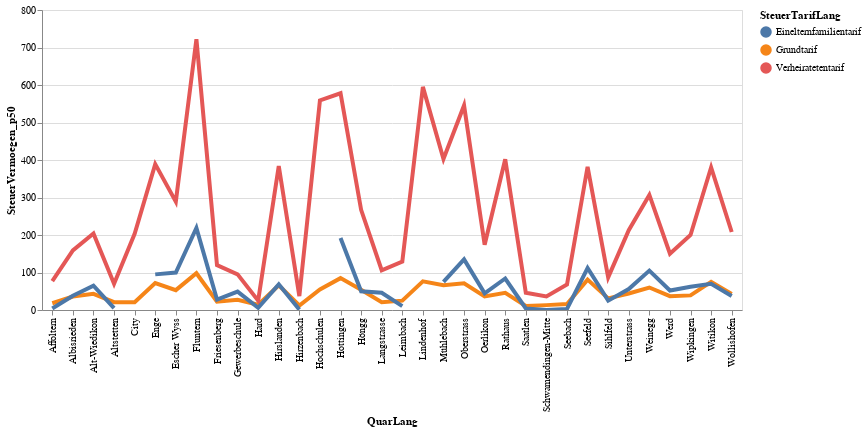

The code cell stored with this chart in its notebook:
### Code cell
# df_statzonen = df_statzonen[(df_statzonen.knr>0) & (df_statzonen.qname!="Hirslanden")]
#aktuellesJahr[[aktuellesJahr.KreisSort =7]])
highlight = alt.selection(type='single', on='mouseover',
                          fields=['SteuerTarifLang'], nearest=True)
#x='date:StichtagDatJahr',
base = alt.Chart(myGraph).encode(
    x='QuarLang',
    y='SteuerVermoegen_p50',
    color='SteuerTarifLang'
)

points = base.mark_circle().encode(
    opacity=alt.value(0)
).add_selection(
    highlight
).properties(
    width=700 , height=300
)
lines = base.mark_line().encode(
    size=alt.condition(~highlight, alt.value(1.5), alt.value(4))
).interactive()

points + lines

### Figure 1 — Vega-Lite specification as saved in the notebook (floating-point values rounded to 4 significant figures)
{"config": {"view": {"continuousWidth": 400, "continuousHeight": 300}}, "layer": [{"mark": "circle", "encoding": {"color": {"type": "nominal", "field": "SteuerTarifLang"}, "opacity": {"value": 0}, "x": {"type": "nominal", "field": "QuarLang"}, "y": {"type": "quantitative", "field": "SteuerVermoegen_p50"}}, "height": 300, "selection": {"selector003": {"type": "single", "on": "mouseover", "fields": ["SteuerTarifLang"], "nearest": true}}, "width": 700}, {"mark": "line", "encoding": {"color": {"type": "nominal", "field": "SteuerTarifLang"}, "size": {"condition": {"value": 1.5, "selection": {"not": "selector003"}}, "value": 4}, "x": {"type": "nominal", "field": "QuarLang"}, "y": {"type": "quantitative", "field": "SteuerVermoegen_p50"}}, "selection": {"selector004": {"type": "interval", "bind": "scales", "encodings": ["x", "y"]}}}], "data": {"name": "data-42491202dfcc8109569b6e2527bfa475"}, "$schema": "https://vega.github.io/schema/vega-lite/v4.8.1.json", "datasets": {"data-42491202dfcc8109569b6e2527bfa475": [{"SteuerJahr": "2018-01-01T00:00:00", "QuarSort": 11, "QuarLang": "Rathaus", "SteuerTarifSort": 0, "SteuerTarifLang": "Grundtarif", "SteuerVermoegen_p50": 46.0, "SteuerVermoegen_p25": 2.0, "SteuerVermoegen_p75": 280.0}, {"SteuerJahr": "2018-01-01T00:00:00", "QuarSort": 11, "QuarLang": "Rathaus", "SteuerTarifSort": 1, "SteuerTarifLang": "Verheiratetentarif", "SteuerVermoegen_p50": 402.0, "SteuerVermoegen_p25": 80.0, "SteuerVermoegen_p75": 1557.0}, {"SteuerJahr": "2018-01-01T00:00:00", "QuarSort": 11, "QuarLang": "Rathaus", "SteuerTarifSort": 2, "SteuerTarifLang": "Einelternfamilientarif", "SteuerVermoegen_p50": 84.0, "SteuerVermoegen_p25": 2.0, "SteuerVermoegen_p75": 554.0}, {"SteuerJahr": "2018-01-01T00:00:00", "QuarSort": 12, "QuarLang": "Hochschulen", "SteuerTarifSort": 0, "SteuerTarifLang": "Grundtarif", "SteuerVermoegen_p50": 55.0, "SteuerVermoegen_p25": 5.0, "SteuerVermoegen_p75": 311.0}, {"SteuerJahr": "2018-01-01T00:00:00", "QuarSort": 12, "QuarLang": "Hochschulen", "SteuerTarifSort": 1, "SteuerTarifLang": "Verheiratetentarif", "SteuerVermoegen_p50": 559.0, "SteuerVermoegen_p25": 174.5, "SteuerVermoegen_p75": 2045.0}, {"SteuerJahr": "2018-01-01T00:00:00", "QuarSort": 12, "QuarLang": "Hochschulen", "SteuerTarifSort": 2, "SteuerTarifLang": "Einelternfamilientarif", "SteuerVermoegen_p50": null, "SteuerVermoegen_p25": null, "SteuerVermoegen_p75": null}, {"SteuerJahr": "2018-01-01T00:00:00", "QuarSort": 13, "QuarLang": "Lindenhof", "SteuerTarifSort": 0, "SteuerTarifLang": "Grundtarif", "SteuerVermoegen_p50": 76.5, "SteuerVermoegen_p25": 5.0, "SteuerVermoegen_p75": 402.0}, {"SteuerJahr": "2018-01-01T00:00:00", "QuarSort": 13, "QuarLang": "Lindenhof", "SteuerTarifSort": 1, "SteuerTarifLang": "Verheiratetentarif", "SteuerVermoegen_p50": 595.0, "SteuerVermoegen_p25": 165.0, "SteuerVermoegen_p75": 1954.0}, {"SteuerJahr": "2018-01-01T00:00:00", "QuarSort": 13, "QuarLang": "Lindenhof", "SteuerTarifSort": 2, "SteuerTarifLang": "Einelternfamilientarif", "SteuerVermoegen_p50": null, "SteuerVermoegen_p25": null, "SteuerVermoegen_p75": null}, {"SteuerJahr": "2018-01-01T00:00:00", "QuarSort": 14, "QuarLang": "City", "SteuerTarifSort": 0, "SteuerTarifLang": "Grundtarif", "SteuerVermoegen_p50": 21.0, "SteuerVermoegen_p25": 1.0, "SteuerVermoegen_p75": 163.0}, {"SteuerJahr": "2018-01-01T00:00:00", "QuarSort": 14, "QuarLang": "City", "SteuerTarifSort": 1, "SteuerTarifLang": "Verheiratetentarif", "SteuerVermoegen_p50": 203.0, "SteuerVermoegen_p25": 42.0, "SteuerVermoegen_p75": 844.0}, {"SteuerJahr": "2018-01-01T00:00:00", "QuarSort": 14, "QuarLang": "City", "SteuerTarifSort": 2, "SteuerTarifLang": "Einelternfamilientarif", "SteuerVermoegen_p50": null, "SteuerVermoegen_p25": null, "SteuerVermoegen_p75": null}, {"SteuerJahr": "2018-01-01T00:00:00", "QuarSort": 21, "QuarLang": "Wollishofen", "SteuerTarifSort": 0, "SteuerTarifLang": "Grundtarif", "SteuerVermoegen_p50": 43.0, "SteuerVermoegen_p25": 4.0, "SteuerVermoegen_p75": 197.0}, {"SteuerJahr": "2018-01-01T00:00:00", "QuarSort": 21, "QuarLang": "Wollishofen", "SteuerTarifSort": 1, "SteuerTarifLang": "Verheiratetentarif", "SteuerVermoegen_p50": 208.0, "SteuerVermoegen_p25": 40.0, "SteuerVermoegen_p75": 629.0}, {"SteuerJahr": "2018-01-01T00:00:00", "QuarSort": 21, "QuarLang": "Wollishofen", "SteuerTarifSort": 2, "SteuerTarifLang": "Einelternfamilientarif", "SteuerVermoegen_p50": 37.5, "SteuerVermoegen_p25": 2.0, "SteuerVermoegen_p75": 185.0}, {"SteuerJahr": "2018-01-01T00:00:00", "QuarSort": 23, "QuarLang": "Leimbach", "SteuerTarifSort": 0, "SteuerTarifLang": "Grundtarif", "SteuerVermoegen_p50": 25.0, "SteuerVermoegen_p25": 0.0, "SteuerVermoegen_p75": 152.0}, {"SteuerJahr": "2018-01-01T00:00:00", "QuarSort": 23, "QuarLang": "Leimbach", "SteuerTarifSort": 1, "SteuerTarifLang": "Verheiratetentarif", "SteuerVermoegen_p50": 129.0, "SteuerVermoegen_p25": 13.0, "SteuerVermoegen_p75": 435.0}, {"SteuerJahr": "2018-01-01T00:00:00", "QuarSort": 23, "QuarLang": "Leimbach", "SteuerTarifSort": 2, "SteuerTarifLang": "Einelternfamilientarif", "SteuerVermoegen_p50": 10.5, "SteuerVermoegen_p25": 0.0, "SteuerVermoegen_p75": 96.5}, {"SteuerJahr": "2018-01-01T00:00:00", "QuarSort": 24, "QuarLang": "Enge", "SteuerTarifSort": 0, "SteuerTarifLang": "Grundtarif", "SteuerVermoegen_p50": 72.0, "SteuerVermoegen_p25": 8.0, "SteuerVermoegen_p75": 330.0}, {"SteuerJahr": "2018-01-01T00:00:00", "QuarSort": 24, "QuarLang": "Enge", "SteuerTarifSort": 1, "SteuerTarifLang": "Verheiratetentarif", "SteuerVermoegen_p50": 389.0, "SteuerVermoegen_p25": 98.0, "SteuerVermoegen_p75": 1177.0}, {"SteuerJahr": "2018-01-01T00:00:00", "QuarSort": 24, "QuarLang": "Enge", "SteuerTarifSort": 2, "SteuerTarifLang": "Einelternfamilientarif", "SteuerVermoegen_p50": 95.0, "SteuerVermoegen_p25": 13.0, "SteuerVermoegen_p75": 289.0}, {"SteuerJahr": "2018-01-01T00:00:00", "QuarSort": 31, "QuarLang": "Alt-Wiedikon", "SteuerTarifSort": 0, "SteuerTarifLang": "Grundtarif", "SteuerVermoegen_p50": 43.0, "SteuerVermoegen_p25": 3.0, "SteuerVermoegen_p75": 181.0}, {"SteuerJahr": "2018-01-01T00:00:00", "QuarSort": 31, "QuarLang": "Alt-Wiedikon", "SteuerTarifSort": 1, "SteuerTarifLang": "Verheiratetentarif", "SteuerVermoegen_p50": 204.0, "SteuerVermoegen_p25": 28.0, "SteuerVermoegen_p75": 631.5}, {"SteuerJahr": "2018-01-01T00:00:00", "QuarSort": 31, "QuarLang": "Alt-Wiedikon", "SteuerTarifSort": 2, "SteuerTarifLang": "Einelternfamilientarif", "SteuerVermoegen_p50": 65.0, "SteuerVermoegen_p25": 8.0, "SteuerVermoegen_p75": 282.0}, {"SteuerJahr": "2018-01-01T00:00:00", "QuarSort": 33, "QuarLang": "Friesenberg", "SteuerTarifSort": 0, "SteuerTarifLang": "Grundtarif", "SteuerVermoegen_p50": 22.0, "SteuerVermoegen_p25": 0.0, "SteuerVermoegen_p75": 114.0}, {"SteuerJahr": "2018-01-01T00:00:00", "QuarSort": 33, "QuarLang": "Friesenberg", "SteuerTarifSort": 1, "SteuerTarifLang": "Verheiratetentarif", "SteuerVermoegen_p50": 119.5, "SteuerVermoegen_p25": 15.0, "SteuerVermoegen_p75": 342.0}, {"SteuerJahr": "2018-01-01T00:00:00", "QuarSort": 33, "QuarLang": "Friesenberg", "SteuerTarifSort": 2, "SteuerTarifLang": "Einelternfamilientarif", "SteuerVermoegen_p50": 28.0, "SteuerVermoegen_p25": 0.0, "SteuerVermoegen_p75": 113.0}, {"SteuerJahr": "2018-01-01T00:00:00", "QuarSort": 34, "QuarLang": "Sihlfeld", "SteuerTarifSort": 0, "SteuerTarifLang": "Grundtarif", "SteuerVermoegen_p50": 31.0, "SteuerVermoegen_p25": 1.0, "SteuerVermoegen_p75": 131.0}, {"SteuerJahr": "2018-01-01T00:00:00", "QuarSort": 34, "QuarLang": "Sihlfeld", "SteuerTarifSort": 1, "SteuerTarifLang": "Verheiratetentarif", "SteuerVermoegen_p50": 87.0, "SteuerVermoegen_p25": 3.0, "SteuerVermoegen_p75": 315.0}, {"SteuerJahr": "2018-01-01T00:00:00", "QuarSort": 34, "QuarLang": "Sihlfeld", "SteuerTarifSort": 2, "SteuerTarifLang": "Einelternfamilientarif", "SteuerVermoegen_p50": 25.0, "SteuerVermoegen_p25": 0.0, "SteuerVermoegen_p75": 128.0}, {"SteuerJahr": "2018-01-01T00:00:00", "QuarSort": 41, "QuarLang": "Werd", "SteuerTarifSort": 0, "SteuerTarifLang": "Grundtarif", "SteuerVermoegen_p50": 37.0, "SteuerVermoegen_p25": 2.0, "SteuerVermoegen_p75": 146.0}, {"SteuerJahr": "2018-01-01T00:00:00", "QuarSort": 41, "QuarLang": "Werd", "SteuerTarifSort": 1, "SteuerTarifLang": "Verheiratetentarif", "SteuerVermoegen_p50": 150.0, "SteuerVermoegen_p25": 6.0, "SteuerVermoegen_p75": 472.0}, {"SteuerJahr": "2018-01-01T00:00:00", "QuarSort": 41, "QuarLang": "Werd", "SteuerTarifSort": 2, "SteuerTarifLang": "Einelternfamilientarif", "SteuerVermoegen_p50": 52.0, "SteuerVermoegen_p25": 6.0, "SteuerVermoegen_p75": 169.0}, {"SteuerJahr": "2018-01-01T00:00:00", "QuarSort": 42, "QuarLang": "Langstrasse", "SteuerTarifSort": 0, "SteuerTarifLang": "Grundtarif", "SteuerVermoegen_p50": 21.0, "SteuerVermoegen_p25": 0.0, "SteuerVermoegen_p75": 101.0}, {"SteuerJahr": "2018-01-01T00:00:00", "QuarSort": 42, "QuarLang": "Langstrasse", "SteuerTarifSort": 1, "SteuerTarifLang": "Verheiratetentarif", "SteuerVermoegen_p50": 106.0, "SteuerVermoegen_p25": 4.0, "SteuerVermoegen_p75": 444.0}, {"SteuerJahr": "2018-01-01T00:00:00", "QuarSort": 42, "QuarLang": "Langstrasse", "SteuerTarifSort": 2, "SteuerTarifLang": "Einelternfamilientarif", "SteuerVermoegen_p50": 46.0, "SteuerVermoegen_p25": 0.0, "SteuerVermoegen_p75": 178.0}, {"SteuerJahr": "2018-01-01T00:00:00", "QuarSort": 44, "QuarLang": "Hard", "SteuerTarifSort": 0, "SteuerTarifLang": "Grundtarif", "SteuerVermoegen_p50": 14.0, "SteuerVermoegen_p25": 0.0, "SteuerVermoegen_p75": 77.0}, {"SteuerJahr": "2018-01-01T00:00:00", "QuarSort": 44, "QuarLang": "Hard", "SteuerTarifSort": 1, "SteuerTarifLang": "Verheiratetentarif", "SteuerVermoegen_p50": 25.0, "SteuerVermoegen_p25": 0.0, "SteuerVermoegen_p75": 138.0}, {"SteuerJahr": "2018-01-01T00:00:00", "QuarSort": 44, "QuarLang": "Hard", "SteuerTarifSort": 2, "SteuerTarifLang": "Einelternfamilientarif", "SteuerVermoegen_p50": 6.0, "SteuerVermoegen_p25": 0.0, "SteuerVermoegen_p75": 64.0}, {"SteuerJahr": "2018-01-01T00:00:00", "QuarSort": 51, "QuarLang": "Gewerbeschule", "SteuerTarifSort": 0, "SteuerTarifLang": "Grundtarif", "SteuerVermoegen_p50": 27.0, "SteuerVermoegen_p25": 1.0, "SteuerVermoegen_p75": 127.0}, {"SteuerJahr": "2018-01-01T00:00:00", "QuarSort": 51, "QuarLang": "Gewerbeschule", "SteuerTarifSort": 1, "SteuerTarifLang": "Verheiratetentarif", "SteuerVermoegen_p50": 95.0, "SteuerVermoegen_p25": 1.0, "SteuerVermoegen_p75": 357.5}, {"SteuerJahr": "2018-01-01T00:00:00", "QuarSort": 51, "QuarLang": "Gewerbeschule", "SteuerTarifSort": 2, "SteuerTarifLang": "Einelternfamilientarif", "SteuerVermoegen_p50": 49.0, "SteuerVermoegen_p25": 1.0, "SteuerVermoegen_p75": 166.0}, {"SteuerJahr": "2018-01-01T00:00:00", "QuarSort": 52, "QuarLang": "Escher Wyss", "SteuerTarifSort": 0, "SteuerTarifLang": "Grundtarif", "SteuerVermoegen_p50": 53.0, "SteuerVermoegen_p25": 6.5, "SteuerVermoegen_p75": 199.0}, {"SteuerJahr": "2018-01-01T00:00:00", "QuarSort": 52, "QuarLang": "Escher Wyss", "SteuerTarifSort": 1, "SteuerTarifLang": "Verheiratetentarif", "SteuerVermoegen_p50": 289.0, "SteuerVermoegen_p25": 84.0, "SteuerVermoegen_p75": 769.0}, {"SteuerJahr": "2018-01-01T00:00:00", "QuarSort": 52, "QuarLang": "Escher Wyss", "SteuerTarifSort": 2, "SteuerTarifLang": "Einelternfamilientarif", "SteuerVermoegen_p50": 100.0, "SteuerVermoegen_p25": 6.0, "SteuerVermoegen_p75": 323.0}, {"SteuerJahr": "2018-01-01T00:00:00", "QuarSort": 61, "QuarLang": "Unterstrass", "SteuerTarifSort": 0, "SteuerTarifLang": "Grundtarif", "SteuerVermoegen_p50": 44.0, "SteuerVermoegen_p25": 4.0, "SteuerVermoegen_p75": 182.0}, {"SteuerJahr": "2018-01-01T00:00:00", "QuarSort": 61, "QuarLang": "Unterstrass", "SteuerTarifSort": 1, "SteuerTarifLang": "Verheiratetentarif", "SteuerVermoegen_p50": 213.0, "SteuerVermoegen_p25": 46.0, "SteuerVermoegen_p75": 621.0}, {"SteuerJahr": "2018-01-01T00:00:00", "QuarSort": 61, "QuarLang": "Unterstrass", "SteuerTarifSort": 2, "SteuerTarifLang": "Einelternfamilientarif", "SteuerVermoegen_p50": 56.0, "SteuerVermoegen_p25": 4.0, "SteuerVermoegen_p75": 185.0}, {"SteuerJahr": "2018-01-01T00:00:00", "QuarSort": 63, "QuarLang": "Oberstrass", "SteuerTarifSort": 0, "SteuerTarifLang": "Grundtarif", "SteuerVermoegen_p50": 71.0, "SteuerVermoegen_p25": 10.0, "SteuerVermoegen_p75": 329.0}, {"SteuerJahr": "2018-01-01T00:00:00", "QuarSort": 63, "QuarLang": "Oberstrass", "SteuerTarifSort": 1, "SteuerTarifLang": "Verheiratetentarif", "SteuerVermoegen_p50": 545.5, "SteuerVermoegen_p25": 151.0, "SteuerVermoegen_p75": 1652.0}, {"SteuerJahr": "2018-01-01T00:00:00", "QuarSort": 63, "QuarLang": "Oberstrass", "SteuerTarifSort": 2, "SteuerTarifLang": "Einelternfamilientarif", "SteuerVermoegen_p50": 135.0, "SteuerVermoegen_p25": 27.0, "SteuerVermoegen_p75": 441.5}, {"SteuerJahr": "2018-01-01T00:00:00", "QuarSort": 71, "QuarLang": "Fluntern", "SteuerTarifSort": 0, "SteuerTarifLang": "Grundtarif", "SteuerVermoegen_p50": 98.0, "SteuerVermoegen_p25": 10.0, "SteuerVermoegen_p75": 522.0}, {"SteuerJahr": "2018-01-01T00:00:00", "QuarSort": 71, "QuarLang": "Fluntern", "SteuerTarifSort": 1, "SteuerTarifLang": "Verheiratetentarif", "SteuerVermoegen_p50": 722.0, "SteuerVermoegen_p25": 198.0, "SteuerVermoegen_p75": 2449.0}, {"SteuerJahr": "2018-01-01T00:00:00", "QuarSort": 71, "QuarLang": "Fluntern", "SteuerTarifSort": 2, "SteuerTarifLang": "Einelternfamilientarif", "SteuerVermoegen_p50": 219.0, "SteuerVermoegen_p25": 31.0, "SteuerVermoegen_p75": 719.0}, {"SteuerJahr": "2018-01-01T00:00:00", "QuarSort": 72, "QuarLang": "Hottingen", "SteuerTarifSort": 0, "SteuerTarifLang": "Grundtarif", "SteuerVermoegen_p50": 85.0, "SteuerVermoegen_p25": 10.0, "SteuerVermoegen_p75": 423.0}, {"SteuerJahr": "2018-01-01T00:00:00", "QuarSort": 72, "QuarLang": "Hottingen", "SteuerTarifSort": 1, "SteuerTarifLang": "Verheiratetentarif", "SteuerVermoegen_p50": 578.0, "SteuerVermoegen_p25": 161.0, "SteuerVermoegen_p75": 1808.0}, {"SteuerJahr": "2018-01-01T00:00:00", "QuarSort": 72, "QuarLang": "Hottingen", "SteuerTarifSort": 2, "SteuerTarifLang": "Einelternfamilientarif", "SteuerVermoegen_p50": 192.0, "SteuerVermoegen_p25": 41.0, "SteuerVermoegen_p75": 576.0}, {"SteuerJahr": "2018-01-01T00:00:00", "QuarSort": 73, "QuarLang": "Hirslanden", "SteuerTarifSort": 0, "SteuerTarifLang": "Grundtarif", "SteuerVermoegen_p50": 66.0, "SteuerVermoegen_p25": 10.0, "SteuerVermoegen_p75": 308.0}, {"SteuerJahr": "2018-01-01T00:00:00", "QuarSort": 73, "QuarLang": "Hirslanden", "SteuerTarifSort": 1, "SteuerTarifLang": "Verheiratetentarif", "SteuerVermoegen_p50": 384.0, "SteuerVermoegen_p25": 105.0, "SteuerVermoegen_p75": 1273.0}, {"SteuerJahr": "2018-01-01T00:00:00", "QuarSort": 73, "QuarLang": "Hirslanden", "SteuerTarifSort": 2, "SteuerTarifLang": "Einelternfamilientarif", "SteuerVermoegen_p50": 68.5, "SteuerVermoegen_p25": 8.0, "SteuerVermoegen_p75": 277.5}, {"SteuerJahr": "2018-01-01T00:00:00", "QuarSort": 74, "QuarLang": "Witikon", "SteuerTarifSort": 0, "SteuerTarifLang": "Grundtarif", "SteuerVermoegen_p50": 75.0, "SteuerVermoegen_p25": 8.0, "SteuerVermoegen_p75": 411.0}, {"SteuerJahr": "2018-01-01T00:00:00", "QuarSort": 74, "QuarLang": "Witikon", "SteuerTarifSort": 1, "SteuerTarifLang": "Verheiratetentarif", "SteuerVermoegen_p50": 380.0, "SteuerVermoegen_p25": 84.0, "SteuerVermoegen_p75": 1233.0}, {"SteuerJahr": "2018-01-01T00:00:00", "QuarSort": 74, "QuarLang": "Witikon", "SteuerTarifSort": 2, "SteuerTarifLang": "Einelternfamilientarif", "SteuerVermoegen_p50": 70.0, "SteuerVermoegen_p25": 7.0, "SteuerVermoegen_p75": 267.0}, {"SteuerJahr": "2018-01-01T00:00:00", "QuarSort": 81, "QuarLang": "Seefeld", "SteuerTarifSort": 0, "SteuerTarifLang": "Grundtarif", "SteuerVermoegen_p50": 81.0, "SteuerVermoegen_p25": 10.0, "SteuerVermoegen_p75": 333.0}, {"SteuerJahr": "2018-01-01T00:00:00", "QuarSort": 81, "QuarLang": "Seefeld", "SteuerTarifSort": 1, "SteuerTarifLang": "Verheiratetentarif", "SteuerVermoegen_p50": 382.0, "SteuerVermoegen_p25": 102.0, "SteuerVermoegen_p75": 1123.0}, {"SteuerJahr": "2018-01-01T00:00:00", "QuarSort": 81, "QuarLang": "Seefeld", "SteuerTarifSort": 2, "SteuerTarifLang": "Einelternfamilientarif", "SteuerVermoegen_p50": 112.0, "SteuerVermoegen_p25": 12.0, "SteuerVermoegen_p75": 378.0}, {"SteuerJahr": "2018-01-01T00:00:00", "QuarSort": 82, "QuarLang": "Mühlebach", "SteuerTarifSort": 0, "SteuerTarifLang": "Grundtarif", "SteuerVermoegen_p50": 66.0, "SteuerVermoegen_p25": 7.0, "SteuerVermoegen_p75": 300.0}, {"SteuerJahr": "2018-01-01T00:00:00", "QuarSort": 82, "QuarLang": "Mühlebach", "SteuerTarifSort": 1, "SteuerTarifLang": "Verheiratetentarif", "SteuerVermoegen_p50": 402.5, "SteuerVermoegen_p25": 100.0, "SteuerVermoegen_p75": 1168.0}, {"SteuerJahr": "2018-01-01T00:00:00", "QuarSort": 82, "QuarLang": "Mühlebach", "SteuerTarifSort": 2, "SteuerTarifLang": "Einelternfamilientarif", "SteuerVermoegen_p50": 75.0, "SteuerVermoegen_p25": 5.0, "SteuerVermoegen_p75": 330.0}, {"SteuerJahr": "2018-01-01T00:00:00", "QuarSort": 83, "QuarLang": "Weinegg", "SteuerTarifSort": 0, "SteuerTarifLang": "Grundtarif", "SteuerVermoegen_p50": 60.0, "SteuerVermoegen_p25": 6.0, "SteuerVermoegen_p75": 296.0}, {"SteuerJahr": "2018-01-01T00:00:00", "QuarSort": 83, "QuarLang": "Weinegg", "SteuerTarifSort": 1, "SteuerTarifLang": "Verheiratetentarif", "SteuerVermoegen_p50": 307.0, "SteuerVermoegen_p25": 63.0, "SteuerVermoegen_p75": 1218.0}, {"SteuerJahr": "2018-01-01T00:00:00", "QuarSort": 83, "QuarLang": "Weinegg", "SteuerTarifSort": 2, "SteuerTarifLang": "Einelternfamilientarif", "SteuerVermoegen_p50": 105.0, "SteuerVermoegen_p25": 17.0, "SteuerVermoegen_p75": 442.0}, {"SteuerJahr": "2018-01-01T00:00:00", "QuarSort": 91, "QuarLang": "Albisrieden", "SteuerTarifSort": 0, "SteuerTarifLang": "Grundtarif", "SteuerVermoegen_p50": 36.0, "SteuerVermoegen_p25": 2.0, "SteuerVermoegen_p75": 163.0}, {"SteuerJahr": "2018-01-01T00:00:00", "QuarSort": 91, "QuarLang": "Albisrieden", "SteuerTarifSort": 1, "SteuerTarifLang": "Verheiratetentarif", "SteuerVermoegen_p50": 159.0, "SteuerVermoegen_p25": 27.0, "SteuerVermoegen_p75": 455.0}, {"SteuerJahr": "2018-01-01T00:00:00", "QuarSort": 91, "QuarLang": "Albisrieden", "SteuerTarifSort": 2, "SteuerTarifLang": "Einelternfamilientarif", "SteuerVermoegen_p50": 38.0, "SteuerVermoegen_p25": 1.0, "SteuerVermoegen_p75": 169.0}, {"SteuerJahr": "2018-01-01T00:00:00", "QuarSort": 92, "QuarLang": "Altstetten", "SteuerTarifSort": 0, "SteuerTarifLang": "Grundtarif", "SteuerVermoegen_p50": 21.0, "SteuerVermoegen_p25": 0.0, "SteuerVermoegen_p75": 112.0}, {"SteuerJahr": "2018-01-01T00:00:00", "QuarSort": 92, "QuarLang": "Altstetten", "SteuerTarifSort": 1, "SteuerTarifLang": "Verheiratetentarif", "SteuerVermoegen_p50": 70.0, "SteuerVermoegen_p25": 1.0, "SteuerVermoegen_p75": 291.0}, {"SteuerJahr": "2018-01-01T00:00:00", "QuarSort": 92, "QuarLang": "Altstetten", "SteuerTarifSort": 2, "SteuerTarifLang": "Einelternfamilientarif", "SteuerVermoegen_p50": 5.0, "SteuerVermoegen_p25": 0.0, "SteuerVermoegen_p75": 66.0}, {"SteuerJahr": "2018-01-01T00:00:00", "QuarSort": 101, "QuarLang": "Höngg", "SteuerTarifSort": 0, "SteuerTarifLang": "Grundtarif", "SteuerVermoegen_p50": 54.0, "SteuerVermoegen_p25": 6.0, "SteuerVermoegen_p75": 271.0}, {"SteuerJahr": "2018-01-01T00:00:00", "QuarSort": 101, "QuarLang": "Höngg", "SteuerTarifSort": 1, "SteuerTarifLang": "Verheiratetentarif", "SteuerVermoegen_p50": 267.0, "SteuerVermoegen_p25": 62.0, "SteuerVermoegen_p75": 759.0}, {"SteuerJahr": "2018-01-01T00:00:00", "QuarSort": 101, "QuarLang": "Höngg", "SteuerTarifSort": 2, "SteuerTarifLang": "Einelternfamilientarif", "SteuerVermoegen_p50": 50.0, "SteuerVermoegen_p25": 2.0, "SteuerVermoegen_p75": 222.5}, {"SteuerJahr": "2018-01-01T00:00:00", "QuarSort": 102, "QuarLang": "Wipkingen", "SteuerTarifSort": 0, "SteuerTarifLang": "Grundtarif", "SteuerVermoegen_p50": 39.0, "SteuerVermoegen_p25": 4.0, "SteuerVermoegen_p75": 164.0}, {"SteuerJahr": "2018-01-01T00:00:00", "QuarSort": 102, "QuarLang": "Wipkingen", "SteuerTarifSort": 1, "SteuerTarifLang": "Verheiratetentarif", "SteuerVermoegen_p50": 200.0, "SteuerVermoegen_p25": 41.0, "SteuerVermoegen_p75": 598.0}, {"SteuerJahr": "2018-01-01T00:00:00", "QuarSort": 102, "QuarLang": "Wipkingen", "SteuerTarifSort": 2, "SteuerTarifLang": "Einelternfamilientarif", "SteuerVermoegen_p50": 62.0, "SteuerVermoegen_p25": 8.0, "SteuerVermoegen_p75": 217.5}, {"SteuerJahr": "2018-01-01T00:00:00", "QuarSort": 111, "QuarLang": "Affoltern", "SteuerTarifSort": 0, "SteuerTarifLang": "Grundtarif", "SteuerVermoegen_p50": 18.0, "SteuerVermoegen_p25": 0.0, "SteuerVermoegen_p75": 107.0}, {"SteuerJahr": "2018-01-01T00:00:00", "QuarSort": 111, "QuarLang": "Affoltern", "SteuerTarifSort": 1, "SteuerTarifLang": "Verheiratetentarif", "SteuerVermoegen_p50": 77.0, "SteuerVermoegen_p25": 2.0, "SteuerVermoegen_p75": 299.0}, {"SteuerJahr": "2018-01-01T00:00:00", "QuarSort": 111, "QuarLang": "Affoltern", "SteuerTarifSort": 2, "SteuerTarifLang": "Einelternfamilientarif", "SteuerVermoegen_p50": 4.0, "SteuerVermoegen_p25": 0.0, "SteuerVermoegen_p75": 54.0}, {"SteuerJahr": "2018-01-01T00:00:00", "QuarSort": 115, "QuarLang": "Oerlikon", "SteuerTarifSort": 0, "SteuerTarifLang": "Grundtarif", "SteuerVermoegen_p50": 36.0, "SteuerVermoegen_p25": 2.0, "SteuerVermoegen_p75": 164.0}, {"SteuerJahr": "2018-01-01T00:00:00", "QuarSort": 115, "QuarLang": "Oerlikon", "SteuerTarifSort": 1, "SteuerTarifLang": "Verheiratetentarif", "SteuerVermoegen_p50": 174.0, "SteuerVermoegen_p25": 23.0, "SteuerVermoegen_p75": 557.0}, {"SteuerJahr": "2018-01-01T00:00:00", "QuarSort": 115, "QuarLang": "Oerlikon", "SteuerTarifSort": 2, "SteuerTarifLang": "Einelternfamilientarif", "SteuerVermoegen_p50": 44.5, "SteuerVermoegen_p25": 0.0, "SteuerVermoegen_p75": 189.0}, {"SteuerJahr": "2018-01-01T00:00:00", "QuarSort": 119, "QuarLang": "Seebach", "SteuerTarifSort": 0, "SteuerTarifLang": "Grundtarif", "SteuerVermoegen_p50": 16.0, "SteuerVermoegen_p25": 0.0, "SteuerVermoegen_p75": 102.0}, {"SteuerJahr": "2018-01-01T00:00:00", "QuarSort": 119, "QuarLang": "Seebach", "SteuerTarifSort": 1, "SteuerTarifLang": "Verheiratetentarif", "SteuerVermoegen_p50": 68.0, "SteuerVermoegen_p25": 2.0, "SteuerVermoegen_p75": 281.0}, {"SteuerJahr": "2018-01-01T00:00:00", "QuarSort": 119, "QuarLang": "Seebach", "SteuerTarifSort": 2, "SteuerTarifLang": "Einelternfamilientarif", "SteuerVermoegen_p50": 3.0, "SteuerVermoegen_p25": 0.0, "SteuerVermoegen_p75": 41.0}, {"SteuerJahr": "2018-01-01T00:00:00", "QuarSort": 121, "QuarLang": "Saatlen", "SteuerTarifSort": 0, "SteuerTarifLang": "Grundtarif", "SteuerVermoegen_p50": 11.0, "SteuerVermoegen_p25": 0.0, "SteuerVermoegen_p75": 73.0}, {"SteuerJahr": "2018-01-01T00:00:00", "QuarSort": 121, "QuarLang": "Saatlen", "SteuerTarifSort": 1, "SteuerTarifLang": "Verheiratetentarif", "SteuerVermoegen_p50": 46.0, "SteuerVermoegen_p25": 0.0, "SteuerVermoegen_p75": 229.0}, {"SteuerJahr": "2018-01-01T00:00:00", "QuarSort": 121, "QuarLang": "Saatlen", "SteuerTarifSort": 2, "SteuerTarifLang": "Einelternfamilientarif", "SteuerVermoegen_p50": 4.0, "SteuerVermoegen_p25": 0.0, "SteuerVermoegen_p75": 36.0}, {"SteuerJahr": "2018-01-01T00:00:00", "QuarSort": 122, "QuarLang": "Schwamendingen-Mitte", "SteuerTarifSort": 0, "SteuerTarifLang": "Grundtarif", "SteuerVermoegen_p50": 13.0, "SteuerVermoegen_p25": 0.0, "SteuerVermoegen_p75": 88.0}, {"SteuerJahr": "2018-01-01T00:00:00", "QuarSort": 122, "QuarLang": "Schwamendingen-Mitte", "SteuerTarifSort": 1, "SteuerTarifLang": "Verheiratetentarif", "SteuerVermoegen_p50": 36.0, "SteuerVermoegen_p25": 0.0, "SteuerVermoegen_p75": 227.0}, {"SteuerJahr": "2018-01-01T00:00:00", "QuarSort": 122, "QuarLang": "Schwamendingen-Mitte", "SteuerTarifSort": 2, "SteuerTarifLang": "Einelternfamilientarif", "SteuerVermoegen_p50": 0.0, "SteuerVermoegen_p25": 0.0, "SteuerVermoegen_p75": 21.0}, {"SteuerJahr": "2018-01-01T00:00:00", "QuarSort": 123, "QuarLang": "Hirzenbach", "SteuerTarifSort": 0, "SteuerTarifLang": "Grundtarif", "SteuerVermoegen_p50": 12.0, "SteuerVermoegen_p25": 0.0, "SteuerVermoegen_p75": 69.0}, {"SteuerJahr": "2018-01-01T00:00:00", "QuarSort": 123, "QuarLang": "Hirzenbach", "SteuerTarifSort": 1, "SteuerTarifLang": "Verheiratetentarif", "SteuerVermoegen_p50": 37.0, "SteuerVermoegen_p25": 0.0, "SteuerVermoegen_p75": 178.0}, {"SteuerJahr": "2018-01-01T00:00:00", "QuarSort": 123, "QuarLang": "Hirzenbach", "SteuerTarifSort": 2, "SteuerTarifLang": "Einelternfamilientarif", "SteuerVermoegen_p50": 1.0, "SteuerVermoegen_p25": 0.0, "SteuerVermoegen_p75": 25.0}]}}
